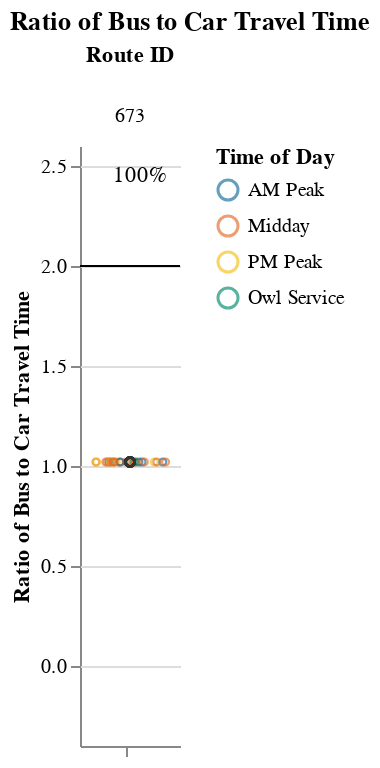
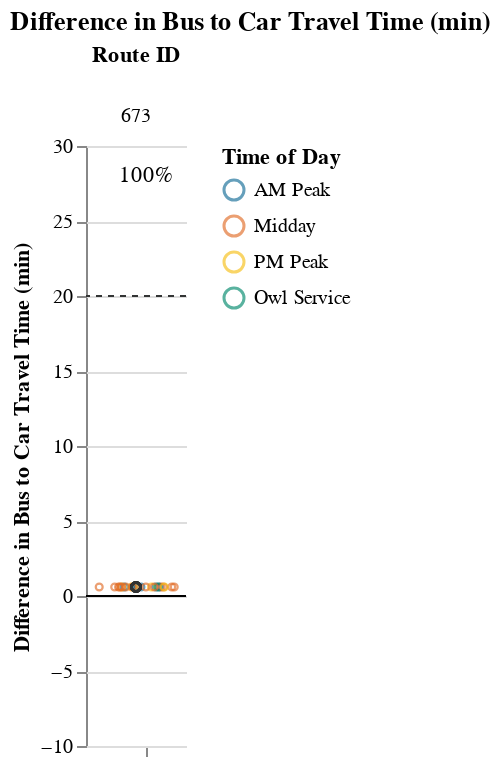

These figures' notebook cell, in order:
### Markdown cell above
## Viable Competitive Routes
### Short Routes (< 1 hr)

### Code cell
# Allow for possibility that operator doesn't have routes that fall into certain route_groups
# But, jupyterbook will not like markdown with f-string
# separate out route_group and put in each cell, and use try/except + if to display...
# but all 3 route groups must be displayed. just add sentence about why no routes were returned at the end
route_group = "short"
try:
    display_charts_for_route_group(df, route_group)
except:
    print("No routes meet this criteria.")
